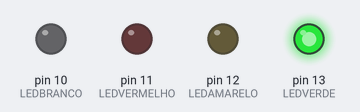
Bench run of a sketch on a simulated Arduino Uno, built with avr-gcc and run on an emulated ATmega328P. Parts: output pins drawn as LEDs (lit = HIGH).

Above: at 0.5 s.
At 1.5 s:
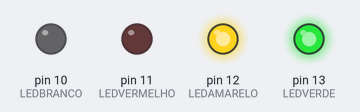
At 2.5 s:
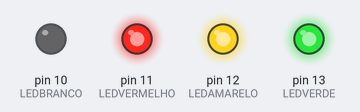
At 3.5 s:
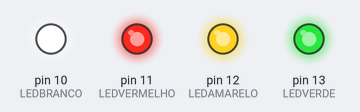
Timing chart, 0 to 4.6 s (numbered marks = the images above):
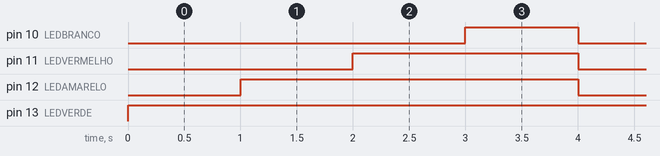

Measured:
- by itself, pin 10 (LEDBRANCO): alternates HIGH for 1.0 s and LOW for 3.0 s
- by itself, pin 11 (LEDVERMELHO): alternates HIGH for 2.0 s and LOW for 2.0 s
- by itself, pin 12 (LEDAMARELO): alternates HIGH for 3.0 s and LOW for 1.0 s
- by itself, pin 13 (LEDVERDE): LOW → HIGH at 0.00 s

The sketch:

efeito_acumulo.ino
```cpp
/*
---------------------------------------------------------------------------------
    Autores: Lucas Boeing & Samuel Henrique
    Atividade: Sequência de LEDs (Controle com Arduino)

    Descrição:
    Desenvolvimento de um sistema utilizando Arduino com 4 LEDs no total:

    - LEDVERDE    - Indica o acionamento do LED verde.
    - LEDAMARELO  - Indica o acionamento do LED amarelo.
    - LEDVERMELHO - Indica o acionamento do LED vermelho.
    - LEDBRANCO   - Indica o acionamento do LED branco.

    Funcionamento:
    O programa executa uma sequência de acionamento individual dos LEDs
    controlando o tempo de cada etapa com a função delay().
    Após completar a sequência e o desligamento, o ciclo é reiniciado automaticamente.

---------------------------------------------------------------------------------
*/
//Declaração de constantes
#define LEDVERDE 13
#define LEDAMARELO 12
#define LEDVERMELHO 11
#define LEDBRANCO 10

void setup()
{
  pinMode(LEDVERDE, OUTPUT);
  pinMode(LEDAMARELO, OUTPUT);
  pinMode(LEDVERMELHO, OUTPUT);
  pinMode(LEDBRANCO, OUTPUT);
}

void loop()
{

  digitalWrite(LEDVERDE, HIGH);
  delay(1000);

  digitalWrite (LEDAMARELO, HIGH);
  delay (1000);

  digitalWrite (LEDVERMELHO, HIGH);
  delay (1000);

  digitalWrite (LEDBRANCO, HIGH);
  delay (1000);

  digitalWrite(LEDVERDE, LOW);
  delay(0001);

  digitalWrite(LEDAMARELO, LOW);
  delay (0001);

  digitalWrite (LEDVERMELHO, LOW);
  delay (0001);

  digitalWrite (LEDBRANCO, LOW);
  delay (0001);

}
```
